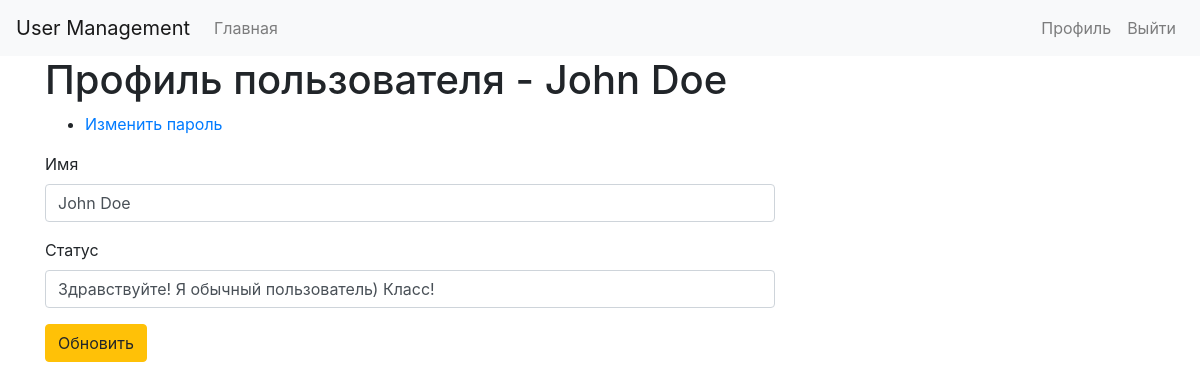
Screenshot of /profile.php (signed in) with the database file from the repository.
### tables this page shows
CREATE TABLE `users` (
  `id` int NOT NULL,
  `username` varchar(255) NOT NULL,
  `password` varchar(255) NOT NULL,
  `email` varchar(255) DEFAULT NULL,
  `group_id` int NOT NULL DEFAULT '1',
  `data_register_user` varchar(255) NOT NULL,
  `status_user` varchar(255) NOT NULL DEFAULT 'Здравствуйте! Здесь будет мой статус)'
);

### classes/Config.php (called while the page is built)
<?php
class Config {
    public static function get($path = null) {
        if ($path) {
            $config = $GLOBALS['config'];
            $path = explode('.', $path);
            foreach($path as $item) {
                if (isset($config[$item])) {
                    $config = $config[$item];
                }
            }
            return $config;
        }
        return false;
    }
}

### classes/Database.php (called while the page is built, shortened)
<?php
class Database {
    private static $instance = null;
    private $pdo, $query, $error = false, $results, $count, $resultsAll, $countAll;
    private function __construct() {
        try {
            $this->pdo = new PDO('mysql:host=' . Config::get('mysql.host') . ';dbname=' . Config::get('mysql.database'), Config::get('mysql.username'), Config::get('mysql.password'));
        } catch (PDOException $exception) {
            die($exception->getMessage());
        }
    }
    public static function getInstance() {
        if (!isset(self::$instance)) {
            self::$instance = new Database();
        }
        return self::$instance;
    }
    public function query($sql, $params = [], $requireAll = false) {
        $this->error = false;
        $this->query = $this->pdo->prepare($sql);
        if (count($params)) {
            $i = 1;
            foreach ($params as $param) {
                $this->query->bindValue($i, $param);
                $i++;
            }
        }
        if (!$this->query->execute()) {
            $this->error = true;
        }else {
            if ($requireAll) {
                $this->resultsAll = $this->query->fetchAll(PDO::FETCH_OBJ);
                $this->countAll = $this->query->rowCount();
            } else {
                $this->results = $this->query->fetchAll(PDO::FETCH_OBJ);
                $this->count = $this->query->rowCount();
            }
        }
        return $this;
    }
    public function error() {
        return $this->error;
    }
    public function results() {
        return $this->results;
    }
    public function count() {
        return $this->count;
    }
    public function get($table, $where = []) {
        return $this->action('SELECT *', $table, $where);
    }
    public function action($action, $table, $where = []) {
        $operators = ['=', '>', '<', '>=', '<='];
        if(count($where) === 3) {
            $field = $where[0];
            $operator = $where[1];
            $value = $where[2];
            if(in_array($operator, $operators)) {
                $sql = "{$action} FROM {$table} WHERE {$field} {$operator} ?";
                if(!$this->query($sql, [$value])->error()) {
                    return $this;
                }
            }
        }
        return false;
    }
    public function first()
    {
        return $this->results()[0];
    }
}
?>

### classes/User.php (called while the page is built, shortened)
<?php
class User {
    private $db, $data, $session_name, $isLoggedIn, $cookieName;
    public function __construct($user = null) {
        $this->db = Database::getInstance();
        $this->session_name = Config::get('session.user_session');
        if (!$user) {
            if (Session::exists($this->session_name)) {
                $user = Session::get($this->session_name);
                if ($this->find($user)) {
                    $this->isLoggedIn = true;
                }
            }
        } else {
            $this->find($user);
        }
    }
    public function find($value = null) {
        if (is_numeric($value)){
            $this->data = $this->db->get('users', ['id', '=', $value])->first();
        } else {
            $this->data = $this->db->get('users', ['email', '=', $value])->first();
        }
            if ($this->data) {
                return true;
            }
        return false;
    }
    public function data() {
        return $this->data;
    }
    public function isLoggedIn() {
        return $this->isLoggedIn;
    }
}

### classes/Session.php (called while the page is built, shortened)
<?php
class Session {
    public static function exists($name) {
        return (isset($_SESSION[$name])) ? true : false;
    }
    public static function get($name) {
        return $_SESSION[$name];
    }
}

### profile.php (the view, shortened to what this page needs)
<?php
$current_user = new User;
?>
<!DOCTYPE html>
<html lang="en">
<head>
  <link rel="stylesheet" href="https://stackpath.bootstrapcdn.com/bootstrap/4.4.1/css/bootstrap.min.css">
</head>
<body>
    <nav class="navbar navbar-expand-lg navbar-light bg-light">
        <a class="navbar-brand" href="#">User Management</a>
        <div class="collapse navbar-collapse" id="navbarSupportedContent">
          <ul class="navbar-nav mr-auto">
            <li class="nav-item">
              <a class="nav-link" href="index.php">Главная</a>
            </li>
          </ul>
            <?php if($current_user->isLoggedIn()) :?>
                <ul class="navbar-nav">
                    <li class="nav-item">
                        <a href="profile.php" class="nav-link">Профиль</a>
                    </li>
                    <li class="nav-item">
                        <a href="logout.php" class="nav-link">Выйти</a>
                    </li>
                </ul>
            <?php endif; ?>
        </div>
    </nav>
   <div class="container">
     <div class="row">
       <div class="col-md-8">
         <h1>Профиль пользователя - <?php echo $current_user->data()->username; ?></h1>
         <ul>
           <li><a href="changepassword.php">Изменить пароль</a></li>
         </ul>
         <form action="" method="post" class="form">
           <div class="form-group">
             <label for="username">Имя</label>
             <input type="text" id="username" name="username" class="form-control" value="<?php echo $current_user->data()->username; ?>">
           </div>
           <div class="form-group">
             <label for="status_user">Статус</label>
             <input type="text" id="status_user" name="status_user" class="form-control" value="<?php echo $current_user->data()->status_user; ?>">
           </div>
           <div class="form-group">
             <button class="btn btn-warning">Обновить</button>
           </div>
         </form>
       </div>
     </div>
   </div>
</body>
</html>

### rows the page displays
users: username "John Doe", status_user "Здравствуйте! Я обычный пользователь) Класс!"
